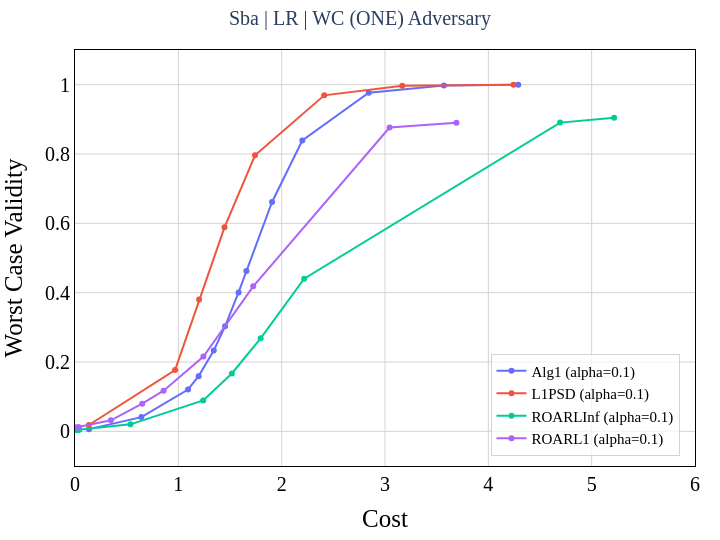

Here is the notebook cell this chart was saved with:
### Code cell
should_plot_frontier = False

# font_family = 'Times New Roman'
# font_color = 'black'
# width, height = 720, 540

# symbols = ['x' for _ in range(len(params['lambdas']))] + ['circle']
# size = [7 for _ in range(len(params['lambdas']))] + [5]

# fig = go.Figure()

# if should_plot_frontier:
#     for i, alg in enumerate(params["algorithms"]):
#         df_alg = df_results_avg.copy()
#         df_alg = df_alg[(df_alg['algorithm']==alg)].sort_values(['Cost'], ascending=True).reset_index(drop=True)
#         x, y, mask = find_pareto(df_alg['Cost'], df_alg['Worst Case Validity'], return_index=True)
#         df_alg = pd.DataFrame({'Algorithm': [f"{alg}" for _ in range(len(x))], 'Cost': x, 'Worst Case Validity': y, 'alpha': df_alg['alpha'][mask], 'lambda': df_alg['lambda'][mask]})

#         fig.add_trace(go.Scatter(
#             x = df_alg['Cost'],
#             y = df_alg['Worst Case Validity'],
#             mode = 'lines+markers' if alg != 'wachter' else 'markers',
#             name = f"{alg}",
#             showlegend=True,
#             # customdata=df_alg['alpha'],
#             customdata=df_alg[['alpha', 'lambda']].to_numpy(),
#             hovertemplate='Cost: %{x}<br>Validity: %{y}<br>alpha: %{customdata[0]}<br>lambda: %{customdata[1]}'
#         ))

#     if params['include_base_model']:
#         for algo in ["BaseLineL1", "BaseLineLInf"]:
#             df_alg = df_results_avg.copy()
#             df_alg = df_alg[(df_alg['algorithm']==algo)].sort_values(['Cost'], ascending=True).reset_index(drop=True)
#             x, y, mask = find_pareto(df_alg['Cost'], df_alg['Worst Case Validity'], return_index=True)
#             df_alg = pd.DataFrame({'Algorithm': [f"{algo}" for _ in range(len(x))], 'Cost': x, 'Worst Case Validity': y, 'alpha': df_alg['alpha'][mask], 'lambda': df_alg['lambda'][mask]})

#             baseline_y = df_alg['Worst Case Validity'].mean()
#             fig.add_trace(go.Scatter(
#                 x=[0, df_results_avg['Cost'].max()],
#                 y=[baseline_y, baseline_y],
#                 mode="lines",
#                 line=dict(dash="dash"),
#                 name=f"{algo}",
#                 showlegend=True
#             ))
# else:
#     c = 0
#     for i, alg in enumerate(params["algorithms"]):
#         for lamb in params['lambdas']:
#             # df_alg = df_results[(df_results['algorithm'] == alg) & (df_results['lambda']==lamb) & (df_results['alpha']<=0.2)].sort_values(['Cost'], ascending=True).copy().reset_index(drop=True)

#             df_alg = df_results_avg.copy()

#             df_alg = df_alg[(df_alg['algorithm']==alg) & (df_alg['lambda']==lamb)]
#             x, y = df_alg['Cost'], df_alg['Worst Case Validity']
#             df_alg = pd.DataFrame({'Algorithm': [f"{alg}_(λ={lamb})" for _ in range(len(x))], 'Cost': x, 'Worst Case Validity': y, 'alpha': df_alg['alpha']})

#             # df_alg = df_alg[(df_alg['algorithm']==alg)].sort_values(['Cost'], ascending=True).reset_index(drop=True)
#             # x, y, mask = find_pareto(df_alg['Cost'], df_alg['Worst Case Validity'], return_index=True)
#             # df_alg = pd.DataFrame({'Algorithm': [f"{alg}_(λ={lamb})" for _ in range(len(x))], 'Cost': x, 'Worst Case Validity': y, 'alpha': df_alg['alpha'][mask]})

#             fig.add_trace(go.Scatter(
#                 x = df_alg['Cost'],
#                 y = df_alg['Worst Case Validity'],
#                 # marker = dict(color=colors[c], size=5),
#                 # marker = dict(color=custom_colors[c], size=5),
#                 mode = 'lines+markers' if alg != 'wachter' else 'markers',
#                 name = f"{alg} (λ={lamb})",
#                 showlegend=True,
#                 customdata=df_alg['alpha'],
#                 hovertemplate='Cost: %{x}<br>Validity: %{y}<br>alpha: %{customdata}'
#             ))
#             c+=1

#     if params['include_base_model']:
#         for algo in ["BaseLineL1", "BaseLineLInf"]:
#             df_alg = df_results_avg.copy()
#             df_alg = df_alg[(df_alg['algorithm']==algo) & (df_alg['lambda']==0)]
#             x, y = df_alg['Cost'], df_alg['Worst Case Validity']
#             df_alg = pd.DataFrame({'Algorithm': [f"{algo}_(λ=0)" for _ in range(len(x))], 'Cost': x, 'Worst Case Validity': y, 'alpha': df_alg['alpha']})

#             baseline_y = df_alg['Worst Case Validity'].mean()
#             fig.add_trace(go.Scatter(
#                 x=[0, df_results_avg['Cost'].max()],
#                 y=[baseline_y, baseline_y],
#                 mode="lines",
#                 line=dict(dash="dash"),
#                 name=f"{algo}",
#                 showlegend=True
#             ))

# fig.update_xaxes(
#     title=dict(
#         text='Cost',
#         font=dict(
#             family=font_family,
#             color=font_color,
#             size=25
#         )
#         ), 
#     showline=True, 
#     mirror=True,
#     linecolor='black', 
#     gridcolor='lightgrey', 
#     zerolinewidth=1,
#     zerolinecolor='lightgrey',
#     )


# fig.update_yaxes(
#     title=dict(
#         text='Worst Case Validity',
#         font=dict(
#             family=font_family,
#             color=font_color,
#             size=25
#         ), 
#         ), 
#     showline=True, 
#     mirror=True,
#     linecolor='black', 
#     gridcolor='lightgrey',
#     zerolinewidth=1,
#     zerolinecolor='lightgrey',
#     )


# fig.update_layout(
#     width=width,
#     height=height,
#     plot_bgcolor='white',
#     paper_bgcolor='white',
#     margin=dict(t=50,b=25,l=25,r=25),
#     title =dict(
#         # text=f"{params['data'].capitalize()} | {params['base_model'].upper()} | Average Adversary", 
#         text=f"{params['data'].capitalize()} | {params['base_model'].upper()} | WC ({params['adv_method']}) Adversary", 
#         x= 0.5, 
#         font=dict(family=font_family, size=20)
#         ),
#     legend=dict(
#         x=0.975, 
#         y=0.025, 
#         orientation='v',
#         xanchor='right',
#         font=dict(
#             family=font_family,
#             color=font_color,
#             size=15
#             ), 
#         bgcolor='rgba(255, 255, 255, 0.7)',
#         bordercolor='lightgrey',
#         borderwidth=1,
#         entrywidth=100.5,
#         ),
#     xaxis=dict(
#         tickfont=dict(
#             family=font_family,
#             color=font_color,
#             size=20,
#         ),
#     ),
#     yaxis=dict(
#         tickfont=dict(
#             family=font_family,
#             color=font_color,
#             size=20
#         ),
#         range=[-0.1,1.1],
#     )
# )

fig = plotFigures(df_results_avg, params, should_plot_frontier)

print(f'{params["data"]}  |  {params["base_model"].upper()}')
fig.show()

### Figure 1 — Plotly figure (JSON) as saved in the notebook; plotly's stock layout.template omitted (floating-point values rounded to 4 significant figures)
{"data": [{"customdata": [0.001, 0.01, 0.1, 0.7, 1.4, 2.1, 2.3, 2.6, 2.8, 3.0, 3.1, 3.3, 3.5], "hovertemplate": "Cost: %{x}<br>Validity: %{y}<br>lambda: %{customdata}", "mode": "lines+markers", "name": "Alg1 (alpha=0.1)", "showlegend": true, "type": "scatter", "x": [4.289, 3.57, 2.843, 2.2, 1.907, 1.659, 1.583, 1.452, 1.343, 1.197, 1.094, 0.6423, 0.1352], "y": [0.9998, 0.9977, 0.9765, 0.8391, 0.6617, 0.4622, 0.4007, 0.3028, 0.2332, 0.1592, 0.1207, 0.04105, 0.006303]}, {"customdata": [0.001, 0.01, 0.1, 0.7, 1.4, 2.1, 2.8, 3.5], "hovertemplate": "Cost: %{x}<br>Validity: %{y}<br>lambda: %{customdata}", "mode": "lines+markers", "name": "L1PSD (alpha=0.1)", "showlegend": true, "type": "scatter", "x": [4.244, 3.167, 2.412, 1.742, 1.447, 1.201, 0.9684, 0.1341], "y": [0.9996, 0.9972, 0.9692, 0.7962, 0.5884, 0.3803, 0.1769, 0.01817]}, {"customdata": [0.08, 0.1, 0.7, 0.9, 1.0, 1.1, 1.4, 2.1, 2.8, 3.5], "hovertemplate": "Cost: %{x}<br>Validity: %{y}<br>lambda: %{customdata}", "mode": "lines+markers", "name": "ROARLInf (alpha=0.1)", "showlegend": true, "type": "scatter", "x": [5.217, 4.694, 2.218, 1.797, 1.518, 1.24, 0.5371, 0.04083, 0.02821, 0.007867], "y": [0.9048, 0.8905, 0.4401, 0.2683, 0.167, 0.08927, 0.02019, 0.004217, 0.004074, 0.003786]}, {"customdata": [0.08, 0.1, 0.7, 0.9, 1.0, 1.1, 1.4, 2.1, 2.8, 3.5], "hovertemplate": "Cost: %{x}<br>Validity: %{y}<br>lambda: %{customdata}", "mode": "lines+markers", "name": "ROARL1 (alpha=0.1)", "showlegend": true, "type": "scatter", "x": [3.691, 3.044, 1.725, 1.243, 0.8572, 0.6505, 0.3474, 0.03671, 0.02832, 0.006312], "y": [0.8899, 0.8763, 0.4182, 0.2158, 0.1173, 0.07974, 0.03177, 0.01202, 0.01168, 0.01084]}], "layout": {"height": 540, "legend": {"bgcolor": "rgba(255, 255, 255, 0.7)", "bordercolor": "lightgrey", "borderwidth": 1, "entrywidth": 100.5, "font": {"color": "black", "family": "Times New Roman", "size": 15}, "orientation": "v", "x": 0.975, "xanchor": "right", "y": 0.025}, "margin": {"b": 25, "l": 25, "r": 25, "t": 50}, "paper_bgcolor": "white", "plot_bgcolor": "white", "title": {"font": {"family": "Times New Roman", "size": 20}, "text": "Sba | LR | WC (ONE) Adversary", "x": 0.5}, "width": 720, "xaxis": {"gridcolor": "lightgrey", "linecolor": "black", "mirror": true, "range": [0, 6], "showline": true, "tickfont": {"color": "black", "family": "Times New Roman", "size": 20}, "title": {"font": {"color": "black", "family": "Times New Roman", "size": 25}, "text": "Cost"}, "zerolinecolor": "lightgrey", "zerolinewidth": 1}, "yaxis": {"gridcolor": "lightgrey", "linecolor": "black", "mirror": true, "range": [-0.1, 1.1], "showline": true, "tickfont": {"color": "black", "family": "Times New Roman", "size": 20}, "title": {"font": {"color": "black", "family": "Times New Roman", "size": 25}, "text": "Worst Case Validity"}, "zerolinecolor": "lightgrey", "zerolinewidth": 1}}}
